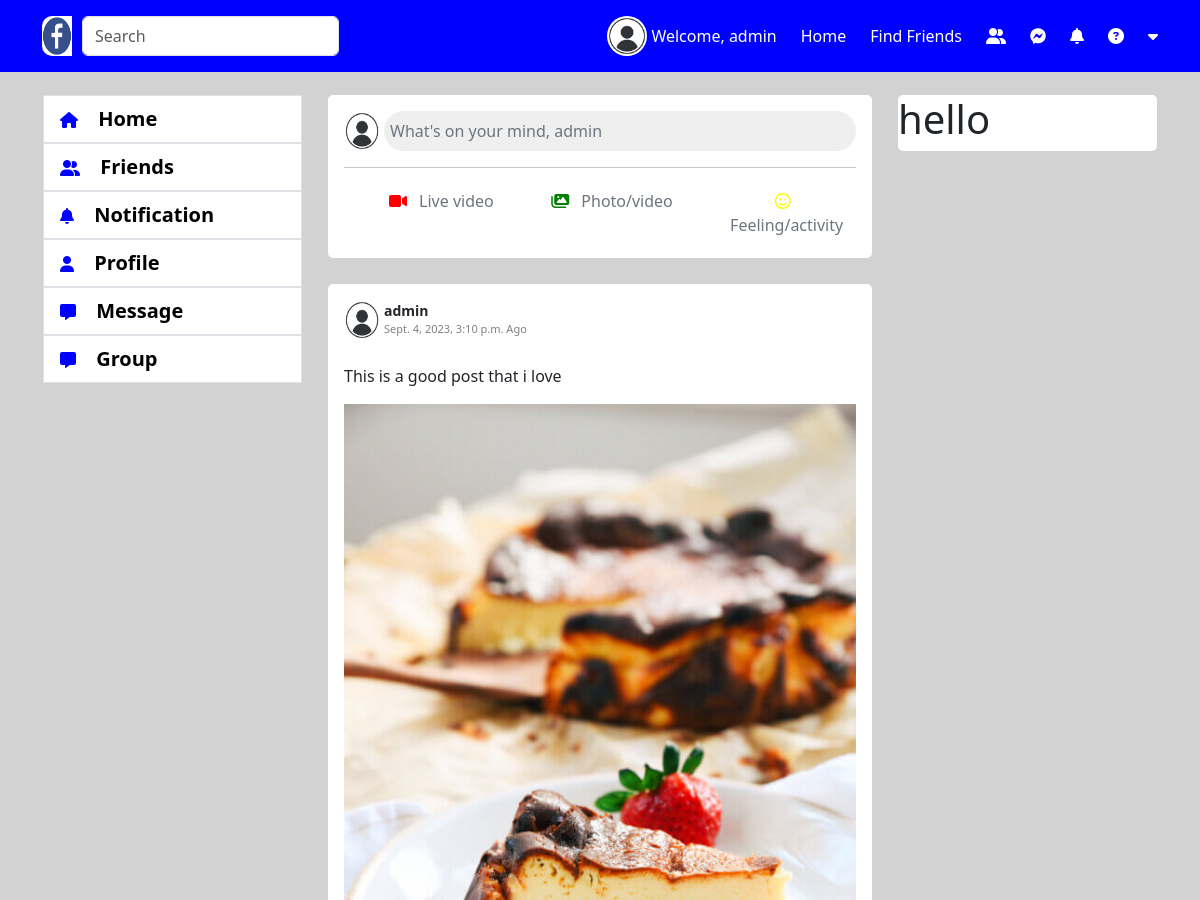
The page /home/ (signed in, upper part) on the database as committed earlier.
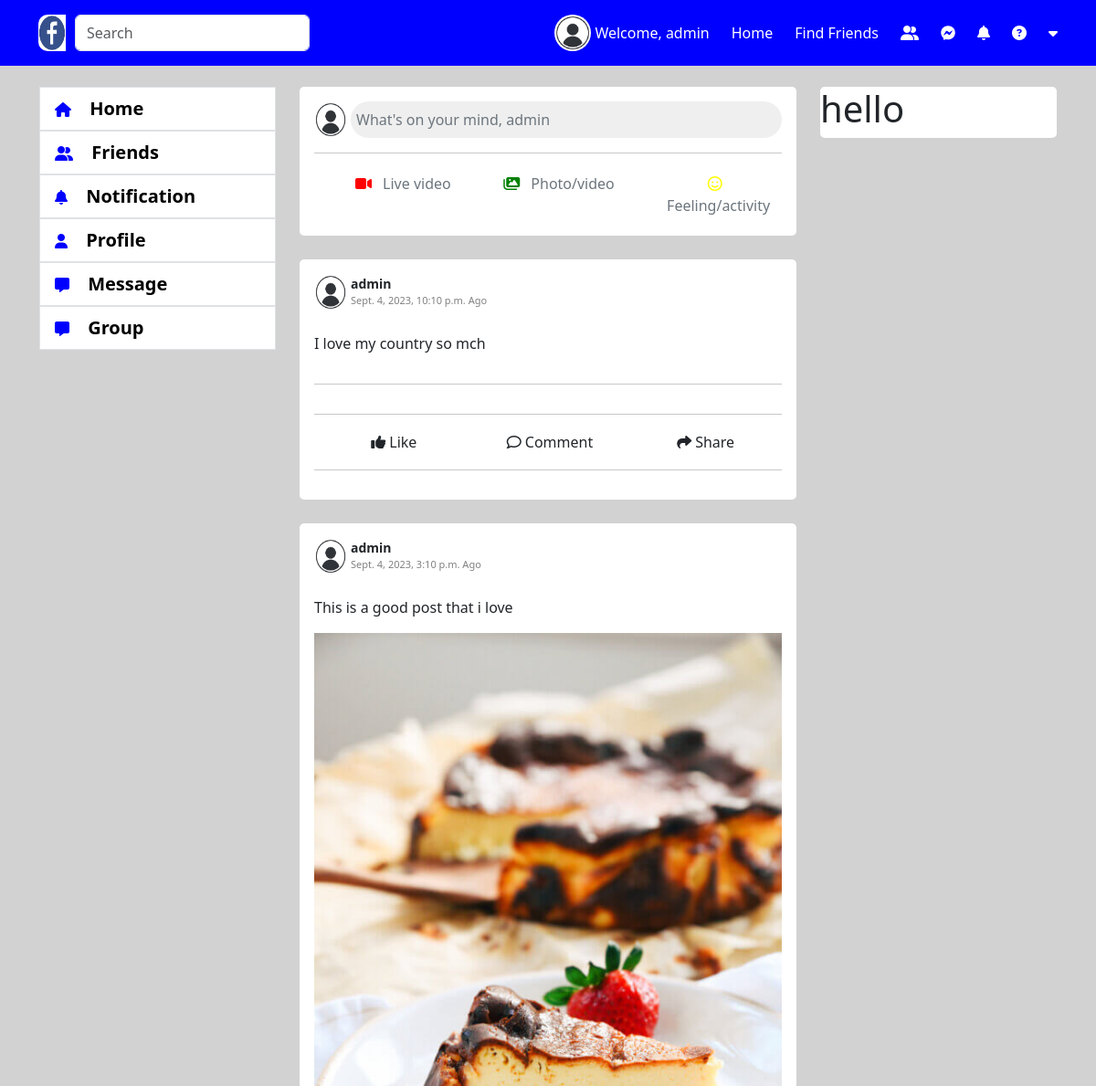
The same page on the database as committed later.
### account/models.py (models this page shows, shortened)
class Account(AbstractBaseUser):
    email 					= models.EmailField(verbose_name="email", max_length=60, unique=True)
    username 				= models.CharField(max_length=30, unique=True)
    date_joined				= models.DateTimeField(verbose_name='date joined', auto_now_add=True)
    last_login				= models.DateTimeField(verbose_name='last login', auto_now=True)
    is_admin				= models.BooleanField(default=False)
    is_active				= models.BooleanField(default=True)
    is_staff				= models.BooleanField(default=False)
    is_superuser		= models.BooleanField(default=False)
    profile_image		= models.ImageField(max_length=255, upload_to=get_profile_image_filepath, null=True, blank=True, default=get_default_profile_image)
    hide_email				= models.BooleanField(default=True)
    USERNAME_FIELD = 'email'
    REQUIRED_FIELDS = ['username']
    objects = MyAccountManager()

### social_app/models.py (models this page shows, shortened)
class Post(models.Model):
    user = models.ForeignKey(
        Account, on_delete=models.CASCADE, null=True, blank=True, related_name='author')
    user_post = models.TextField(null=True, blank=True)
    image = models.ImageField(
        upload_to=get_post_image_filepath, null=True, blank=True)
    date_post = models.DateTimeField(auto_now_add=True)
    date_post_update = models.DateTimeField(auto_now=True)
    user_like_post = models.ManyToManyField(Account, blank=True)

### social_app/views.py (the view)
# urls.py: path('', friend_index, name='friend-index')
def index(request):
    context = {}
    user = request.user
    if user.is_authenticated:
        post_list = Post.objects.all().order_by('-date_post')
        context['post_list'] = post_list
    else:
        return redirect('login')
    return render(request, 'home.html', context)

### social_app/templates/home.html (shortened to what this page needs)
{% extends 'base.html' %}
{% block content %}
{% load static %}
<br>
    <div class="row">
      <div class="col-3">
        {% include 'snippets/left-menu.html' %}
      </div>
      <div class="col-6" id="postlistid">
        {% include 'home_main_content.html' %}
        {% for i in post_list %}
        <br>
        <div class="card p-3">
          <div class="d-flex flex-row justify-content-between align-items-center">
            <div class="d-flex flex-row">
              <img class="pe-1 profile-pic" src="{{ i.user.profile_image.url }}" alt="" srcset="">
              <div class="d-flex flex-column">
                <span style="font-size: 14px; font-weight: bold;">{{ i.user.username }}</span>
                <span style="font-size: 11px; color: gray;">{{ i.date_post }} Ago</span>
              </div>
            </div>
          </div>
          <br>
          <div class="w-100" id="post">
            {% if i.user_post %}
              <p>{{ i.user_post }}</p>
            {% endif %}
          </div>
          <div id="postimage">
            {% if i.image %}
            <img class="w-100" src="{{ i.image.url }}" alt="" srcset="">
            {% endif %}
          </div>
          <hr>
          <hr>
            <div class="d-flex flex-row justify-content-between">
              <div class="d-flex flex-row align-items-center justify-content-center w-50 likecommentshare" id="likeidBtn" data-id="{{ i.pk }}">
                <i class="fa-solid fa-thumbs-up p-1"></i>
                <span class="likeunlike_{{ i.id }}" id="likeunlikeid" data-id="{{ i.id }}">Like</span>
              </div>
            <div class="d-flex flex-row align-items-center justify-content-center w-50 likecommentshare" id="commentidBtn" data-id="{{ i.pk }}">
              <i class="fa-regular fa-comment p-1"></i>
              <span>Comment</span>
            </div>
            <div class="d-flex flex-row align-items-center justify-content-center w-50 likecommentshare" id="shareidBtn">
              <i class="fa-solid fa-share p-1"></i>
              <span>Share</span>
            </div>
            </div>
          <hr>
        </div>
        {% endfor %}
      </div>
      <div class="col-3">
        <div class="card">
            <h1>hello</h1>
        </div>
      </div>
    </div>
{% endblock %}

### templates/base.html (shortened to what this page needs)
{% load static %}
<!DOCTYPE html>
<html lang="en">
<head>
    <link rel="stylesheet" href="{% static 'css/style.css' %}">
    <link rel="stylesheet" href="{% static 'css/home.css' %}">
    <link rel="stylesheet" href="{% static 'css/left-menu.css' %}">
    <link rel="stylesheet" href="{% static 'css/group-detail.css' %}">
    <link rel="stylesheet" href="https://cdnjs.cloudflare.com/ajax/libs/font-awesome/6.4.0/css/all.min.css" />
    <link href="{% static 'css/dist/css/bootstrap.min.css' %}" rel="stylesheet">
</head>
<body style="background-color: rgb(210, 210, 210);">
    {% include 'snippets/header.html' %}
    <div class="container wrapper" style="padding-top: 70px; padding-bottom: 20px;">
        {% block content %}
        {% endblock %}
      </div>
</body>
</html>

### templates/snippets/header.html (shortened to what this page needs)
{% load static %}
<nav class="navbar fixed-top" style="background-color: blue;">
    <div class="container d-flex flex-row justify-content-between" id="myheader">
        <div>
            <form class="d-flex" role="search">
                <img src="{% static 'img/fb.jpeg' %}" alt="" srcset="" style="width: 40px; height: 40px; padding-right: 10px; border-radius: 10px;">
                <input class="form-control me-2 w-100" type="search" placeholder="Search" aria-label="Search">
              </form>
        </div>
      <div class="d-flex flex-row align-items-center">
        {% if request.user.is_authenticated %}
        <a href="{% url 'profile-index' %}" class="anch">
        <img class="me-1 profile-pic" src="{{ request.user.profile_image.url }}" alt="">
      </a>
        {% else %}
        <img class="me-1 profile-pic" src="{% static 'img/profile_image.png' %}" alt="">
        {% endif %}
        <a href="{% url 'profile-index' %}" class="anch">
        <p class="me-4 mt-3 text-white">Welcome, {{ request.user.username }}</p>
      </a>
      <a href="{% url 'index' %}" class="anch">
        <p class="me-4 mt-3 text-white">Home</p>
      </a>
      <a href="#" class="anch">
        <p class="me-4 mt-3 text-white">Find Friends</p>
      </a>
      <a href="#" class="anch">
        <i class="fa-solid fa-user-group me-4 text-white"></i>
      </a>
      <a href="#" class="anch">
        <i class="fa-brands fa-facebook-messenger me-4 text-white"></i>
      </a>
      <a href="#" class="anch">
        <i class="fa-solid fa-bell me-4 text-white"></i>
      </a>
      <a href="#" class="anch">
        <i class="fa-solid fa-circle-question me-4 text-white"></i>
      </a>
      <a href="#" id="logout">
        <i class="fa-solid fa-caret-down text-white"></i>
      </a>
      </div>
    </div>
  </nav>

### templates/snippets/left-menu.html (shortened to what this page needs)
<div class="card">
    <ul class="list-group">
        <a href="{% url 'index' %}" class="anch">
        <li class="list-group-item menuhover active1">
                <i class="fa-solid fa-house me-3"></i>
          <span>Home</span>
        </li>
    </a>
    <a href="{% url 'friend-index' %}" class="anch">
        <li class="list-group-item menuhover">
                <i class="fa-solid fa-user-group me-3"></i>
                <span>Friends</span>
        </li>
    </a>
    <a href="{% url 'notification-index' %}" class="anch">
        <li class="list-group-item menuhover">
                <i class="fa-solid fa-bell me-3"></i>
          <span>Notification</span>
        </li>
    </a>
    <a href="{% url 'profile-index' %}" class="anch">
        <li class="list-group-item menuhover">
                <i class="fa-solid fa-user me-3"></i>
          <span>Profile</span>
        </li>
    </a>
    <a href="{% url 'message-index' %}" class="anch">
        <li class="list-group-item menuhover">
                <i class="fa-solid fa-message me-3"></i>
          <span>Message</span>
        </li>
    </a>
    <a href="{% url 'group-list' %}" class="anch">
        <li class="list-group-item menuhover">
                <i class="fa-solid fa-message me-3"></i>
          <span>Group</span>
        </li>
    </a>
      </ul>
</div>

### social_app/templates/home_main_content.html (shortened to what this page needs)
<div class="card p-3">
    <div class="d-flex flex-row align-items-left">
      <img class="pe-1 profile-pic" src="{{ request.user.profile_image.url }}" alt="" srcset="">
      <input class="w-100 border border-0 rounded-pill text-start text-secondary" id="inputpost" data-bs-toggle="modal" data-bs-target="#exampleModal" type="submit" value="What's on your mind, {{ request.user.username }}">
    </div>
    <hr>
    <div class="row text-center ps-4 p3-4">
        <div class="col-4">
            <div class="d-flex flex-row align-items-center" id="videoid" data-bs-toggle="modal" data-bs-target="#livevideo">
                <div>
                    <i class="fa-solid fa-video"></i>
                    <span class="text-secondary ms-2">Live video</span>
                </div>
            </div>
        </div>
        <div class="col-4">
            <div class="d-flex flex-row align-items-center" id="photoid" data-bs-toggle="modal" data-bs-target="#exampleModal">
                <div>
                    <i class="fa-solid fa-images"></i>
                <span class="text-secondary ms-2">Photo/video</span>
                </div>
            </div>
        </div>
        <div class="col-4">
            <div class="d-flex flex-row justify-content-center align-items-center" id="emojiid" data-bs-toggle="modal" data-bs-target="#emoji">
                <div>
                    <i class="fa-regular fa-face-smile"></i>
                <span class="text-secondary ms-2">Feeling/activity</span>
                </div>
            </div>
        </div>
    </div>
</div>

### static/css/style.css (style rules this page uses)
.anch { text-decoration: none; cursor: pointer; }
.anch i { color: blue; }
.anch span { color: black; font-weight: bold; font-size: 20px; }
.profile-pic { width: 40px; height: 40px; border-radius: 100%; }
#myheader { position: relative; }

### static/css/home.css (style rules this page uses)
#videoid { cursor: pointer; padding: 5px; border-radius: 5px; }
#videoid div { margin: auto; }
#videoid i { color: red; }
#photoid { cursor: pointer; padding: 5px; border-radius: 5px; }
#photoid div { margin: auto; }
#photoid i { color: green; }
#emojiid { cursor: pointer; padding: 5px; border-radius: 5px; }
#emojiid i { color: yellow; }
#post p { text-align: justify; }
.likecommentshare { cursor: pointer; padding: 2px; border-radius: 5px; }

### static/css/left-menu.css (style rules this page uses)
.menuhover { cursor: pointer; }
.active1 { background-color: rgb(221, 221, 221); }

Rows that differ between the two databases and show on the page:
added Post: user.profile_image (picture), user.username "admin", date_post "Sept. 4, 2023, 10:10 p.m.", user_post "I love my country so mch"
